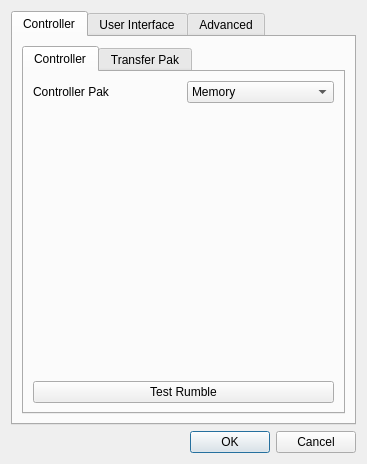
<?xml version="1.0" encoding="UTF-8"?>
<ui version="4.0">
 <class>OptionsDialog</class>
 <widget class="QDialog" name="OptionsDialog">
  <property name="geometry">
   <rect>
    <x>0</x>
    <y>0</y>
    <width>367</width>
    <height>464</height>
   </rect>
  </property>
  <property name="windowTitle">
   <string>Options</string>
  </property>
  <layout class="QVBoxLayout" name="verticalLayout">
   <item>
    <widget class="QTabWidget" name="tabWidget">
     <property name="currentIndex">
      <number>0</number>
     </property>
     <widget class="QWidget" name="tab">
      <attribute name="title">
       <string>Controller</string>
      </attribute>
      <layout class="QVBoxLayout" name="verticalLayout_2">
       <item>
        <widget class="QTabWidget" name="tabWidget_2">
         <property name="currentIndex">
          <number>0</number>
         </property>
         <widget class="QWidget" name="tab_2">
          <attribute name="title">
           <string>Controller</string>
          </attribute>
          <layout class="QVBoxLayout" name="verticalLayout_4">
           <item>
            <layout class="QHBoxLayout" name="horizontalLayout">
             <item>
              <widget class="QLabel" name="label">
               <property name="text">
                <string>Controller Pak</string>
               </property>
              </widget>
             </item>
             <item>
              <widget class="QComboBox" name="controllerPakComboBox">
               <item>
                <property name="text">
                 <string>Memory</string>
                </property>
               </item>
               <item>
                <property name="text">
                 <string>Rumble</string>
                </property>
               </item>
               <item>
                <property name="text">
                 <string>Transfer</string>
                </property>
               </item>
               <item>
                <property name="text">
                 <string>None</string>
                </property>
               </item>
              </widget>
             </item>
            </layout>
           </item>
           <item>
            <spacer name="verticalSpacer">
             <property name="orientation">
              <enum>Qt::Orientation::Vertical</enum>
             </property>
             <property name="sizeHint" stdset="0">
              <size>
               <width>20</width>
               <height>212</height>
              </size>
             </property>
            </spacer>
           </item>
           <item>
            <widget class="QPushButton" name="testRumbleButton">
             <property name="text">
              <string>Test Rumble</string>
             </property>
            </widget>
           </item>
          </layout>
         </widget>
         <widget class="QWidget" name="tab_3">
          <attribute name="title">
           <string>Transfer Pak</string>
          </attribute>
          <layout class="QVBoxLayout" name="verticalLayout_5">
           <item>
            <widget class="QGroupBox" name="groupBox">
             <property name="title">
              <string>Gameboy ROM</string>
             </property>
             <layout class="QHBoxLayout" name="horizontalLayout_2">
              <item>
               <widget class="QLineEdit" name="gameboyRomLineEdit">
                <property name="readOnly">
                 <bool>true</bool>
                </property>
               </widget>
              </item>
              <item>
               <widget class="QPushButton" name="changeGameboyRomButton">
                <property name="text">
                 <string>Change</string>
                </property>
               </widget>
              </item>
             </layout>
            </widget>
           </item>
           <item>
            <widget class="QGroupBox" name="groupBox_2">
             <property name="title">
              <string>Gameboy SAVE</string>
             </property>
             <layout class="QHBoxLayout" name="horizontalLayout_3">
              <item>
               <widget class="QLineEdit" name="gameboySaveLineEdit">
                <property name="readOnly">
                 <bool>true</bool>
                </property>
               </widget>
              </item>
              <item>
               <widget class="QPushButton" name="changeGameboySaveButton">
                <property name="text">
                 <string>Change</string>
                </property>
               </widget>
              </item>
             </layout>
            </widget>
           </item>
           <item>
            <spacer name="verticalSpacer_3">
             <property name="orientation">
              <enum>Qt::Orientation::Vertical</enum>
             </property>
             <property name="sizeHint" stdset="0">
              <size>
               <width>20</width>
               <height>40</height>
              </size>
             </property>
            </spacer>
           </item>
           <item>
            <layout class="QHBoxLayout" name="emulationInfoLayout_1">
             <item>
              <widget class="QLabel" name="infoIconLabel_0">
               <property name="sizePolicy">
                <sizepolicy hsizetype="Minimum" vsizetype="Preferred">
                 <horstretch>0</horstretch>
                 <verstretch>0</verstretch>
                </sizepolicy>
               </property>
               <property name="text">
                <string/>
               </property>
               <property name="pixmap">
                <pixmap>:/Resource/Info.ico</pixmap>
               </property>
               <property name="scaledContents">
                <bool>false</bool>
               </property>
              </widget>
             </item>
             <item>
              <widget class="QLabel" name="label_3">
               <property name="sizePolicy">
                <sizepolicy hsizetype="Expanding" vsizetype="Preferred">
                 <horstretch>0</horstretch>
                 <verstretch>0</verstretch>
                </sizepolicy>
               </property>
               <property name="text">
                <string>Changes will be applied on next emulation run</string>
               </property>
              </widget>
             </item>
            </layout>
           </item>
          </layout>
         </widget>
        </widget>
       </item>
      </layout>
     </widget>
     <widget class="QWidget" name="userInterfaceTab">
      <attribute name="title">
       <string>User Interface</string>
      </attribute>
      <layout class="QVBoxLayout" name="verticalLayout_3">
       <item>
        <widget class="QCheckBox" name="removeDuplicateMappingsCheckbox">
         <property name="text">
          <string>Remove Duplicate Mappings</string>
         </property>
        </widget>
       </item>
       <item>
        <widget class="QCheckBox" name="filterEventsForButtonsCheckBox">
         <property name="text">
          <string>Filter Events Based On Joystick Type For Buttons</string>
         </property>
        </widget>
       </item>
       <item>
        <widget class="QCheckBox" name="filterEventsForAxisCheckBox">
         <property name="text">
          <string>Filter Events Based On Joystick Type For Axis</string>
         </property>
        </widget>
       </item>
       <item>
        <spacer name="verticalSpacer_2">
         <property name="orientation">
          <enum>Qt::Orientation::Vertical</enum>
         </property>
         <property name="sizeHint" stdset="0">
          <size>
           <width>20</width>
           <height>40</height>
          </size>
         </property>
        </spacer>
       </item>
      </layout>
     </widget>
     <widget class="QWidget" name="advancedTab">
      <attribute name="title">
       <string>Advanced</string>
      </attribute>
      <layout class="QVBoxLayout" name="verticalLayout_6">
       <item>
        <widget class="QCheckBox" name="useGameIDCheckBox">
         <property name="text">
          <string>Use Game I.D. Instead Of MD5 For Game Profiles</string>
         </property>
        </widget>
       </item>
       <item>
        <spacer name="verticalSpacer_4">
         <property name="orientation">
          <enum>Qt::Orientation::Vertical</enum>
         </property>
         <property name="sizeHint" stdset="0">
          <size>
           <width>20</width>
           <height>334</height>
          </size>
         </property>
        </spacer>
       </item>
      </layout>
     </widget>
    </widget>
   </item>
   <item>
    <widget class="QDialogButtonBox" name="buttonBox">
     <property name="orientation">
      <enum>Qt::Orientation::Horizontal</enum>
     </property>
     <property name="standardButtons">
      <set>QDialogButtonBox::StandardButton::Cancel|QDialogButtonBox::StandardButton::Ok</set>
     </property>
    </widget>
   </item>
  </layout>
 </widget>
 <resources>
  <include location="UIResources.qrc"/>
 </resources>
 <connections>
  <connection>
   <sender>buttonBox</sender>
   <signal>accepted()</signal>
   <receiver>OptionsDialog</receiver>
   <slot>accept()</slot>
   <hints>
    <hint type="sourcelabel">
     <x>248</x>
     <y>254</y>
    </hint>
    <hint type="destinationlabel">
     <x>157</x>
     <y>274</y>
    </hint>
   </hints>
  </connection>
  <connection>
   <sender>buttonBox</sender>
   <signal>rejected()</signal>
   <receiver>OptionsDialog</receiver>
   <slot>reject()</slot>
   <hints>
    <hint type="sourcelabel">
     <x>316</x>
     <y>260</y>
    </hint>
    <hint type="destinationlabel">
     <x>286</x>
     <y>274</y>
    </hint>
   </hints>
  </connection>
 </connections>
</ui>
